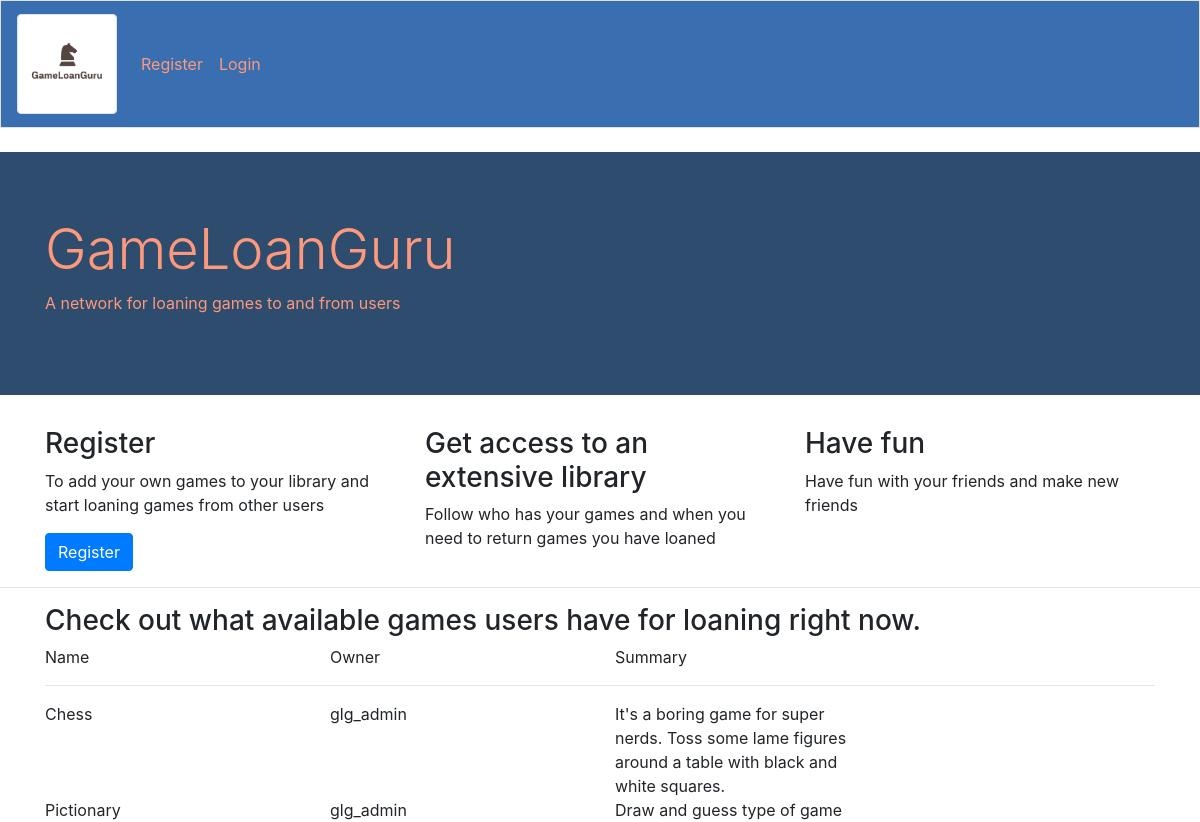
/, run on an earlier commit of the app's database.
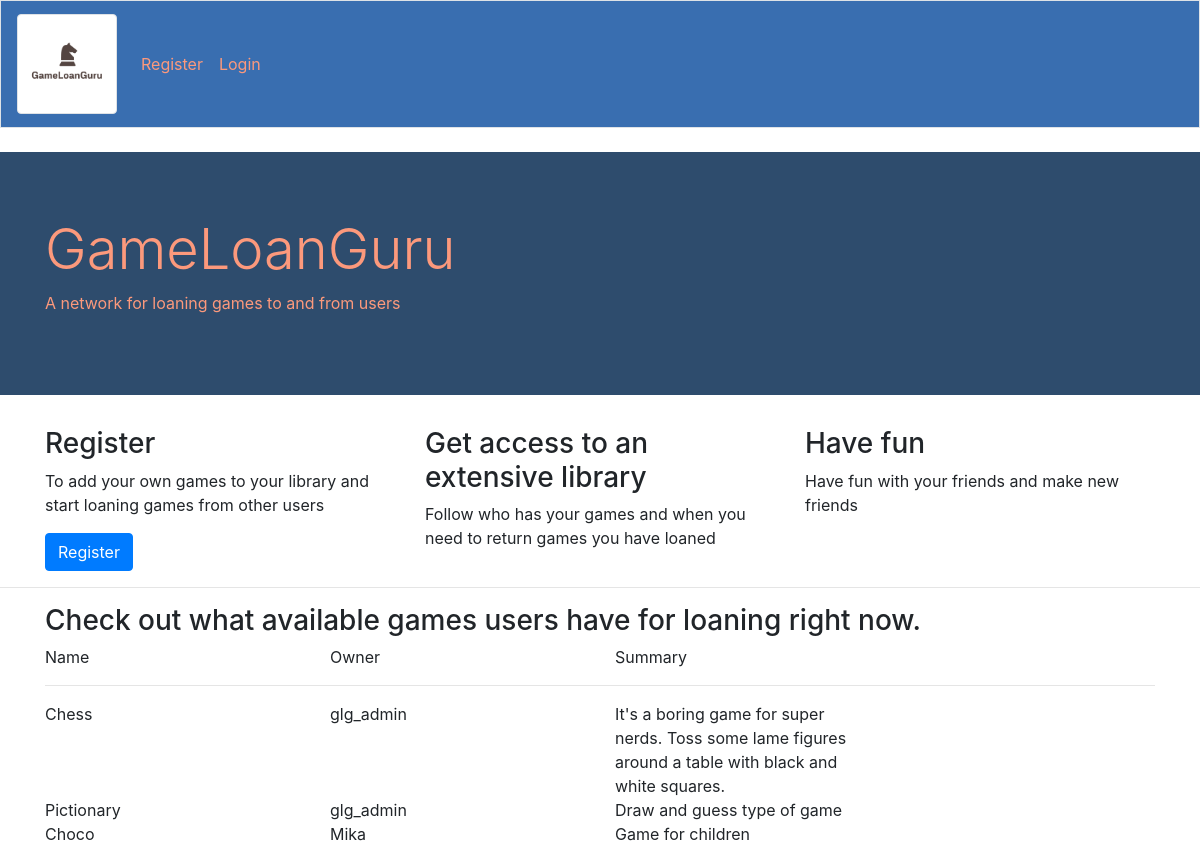
And on a later commit of the database.
### mainapp/models.py (models this page shows, shortened)
class Game(models.Model):
    name = models.CharField(max_length=200)
    summary = models.CharField(max_length=200)
    date_added = models.DateTimeField(auto_now_add=True)
    date_modified = models.DateTimeField(auto_now_add=True)
    owner = models.ForeignKey(User, on_delete=models.CASCADE)
    LOAN_STATUS = (
        ('a', 'Available'),
        ('o', 'On loan'),
        ('r', 'Reserved'),
    )
    status = models.CharField(
        max_length=1,
        choices=LOAN_STATUS,
        blank=True,
        default='a',
        help_text='Game availability',
    )

### mainapp/views.py (the view)
# urls.py: path('', views.index, name='index'),
def index(request):
    allgames = Game.objects.order_by('date_added')
    context = {'allgames' : allgames}
    return render(request, 'mainapp/index.html', context)

### mainapp/templates/mainapp/index.html (shortened to what this page needs)
{% extends "mainapp/base.html" %}
{% block page_header %}
<div style="background-color: #2E4C6D!important;" class="jumbotron jumbotron-fluid">
    <div class="container">
      <h1 style="color: #FC997C !important" class="display-4">GameLoanGuru</h1>
      <p style="color: #FC997C !important">A network for loaning games to and from users</p>
    </div>
  </div>
  {% endblock page_header %}
  {% block content %}
  {% if user.is_authenticated %}
  {% else %}
  <div class="container">
	<div class="row">
    	<div class="col-xs-12 col-sm-6 col-lg-4">
			<div class="box">
				<div class="icon">
					<div class="info">
						<h3 class="title">Register</h3>
						<p>
							To add your own games to your library and start loaning games from other users
						</p>
						<div class="more">
							<a class="btn btn-primary" href="{% url 'users:register' %}" role="button">Register</a>
						</div>
					</div>
				</div>
			</div>
		</div>
        <div class="col-xs-12 col-sm-6 col-lg-4">
			<div class="box">
				<div class="icon">
					<div class="info">
						<h3 class="title">Get access to an extensive library</h3>
    					<p>
							Follow who has your games and when you need to return games you have loaned
						</p>
					</div>
				</div>
			</div>
		</div>
        <div class="col-xs-12 col-sm-6 col-lg-4">
			<div class="box">
				<div class="icon">
					<div class="info">
						<h3 class="title">Have fun</h3>
    					<p>
							Have fun with your friends and make new friends
						</p>
					</div>
				</div>
			</div>
		</div>
	</div>
</div>
{% endif %}
<hr>
<div class="container">
	<h3>Check out what available games users have for loaning right now.</h3>
	   <div class="row">
		<div class="col-md-3 themed-grid-col">Name</div>
		<div class="col-md-3 themed-grid-col">Owner</div>
		<div class="col-md-3 themed-grid-col">Summary</div>
		<div class="col-md-3 themed-grid-col"></div>
	  </div>
	  <hr>
		<div class="row">
		   	{% for game in allgames %}
			   <div class="col-md-3 themed-grid-col">{{ game.name }}</div>
				<div class="col-md-3 themed-grid-col">{{ game.owner}}</div>
				<div class="col-md-3 themed-grid-col">{{ game.summary}}</div>
				<div class="col-md-3 themed-grid-col"></div>
			{% empty %}
				<div class="col-md-1 themed-grid-col">
				No games available at the moment
				</div>
			{% endfor %}
		</div>
</div>
{% endblock content %}

What changed in the data, as far as the page shows it:
added Game: name "Choco", owner "Mika", summary "Game for children"
